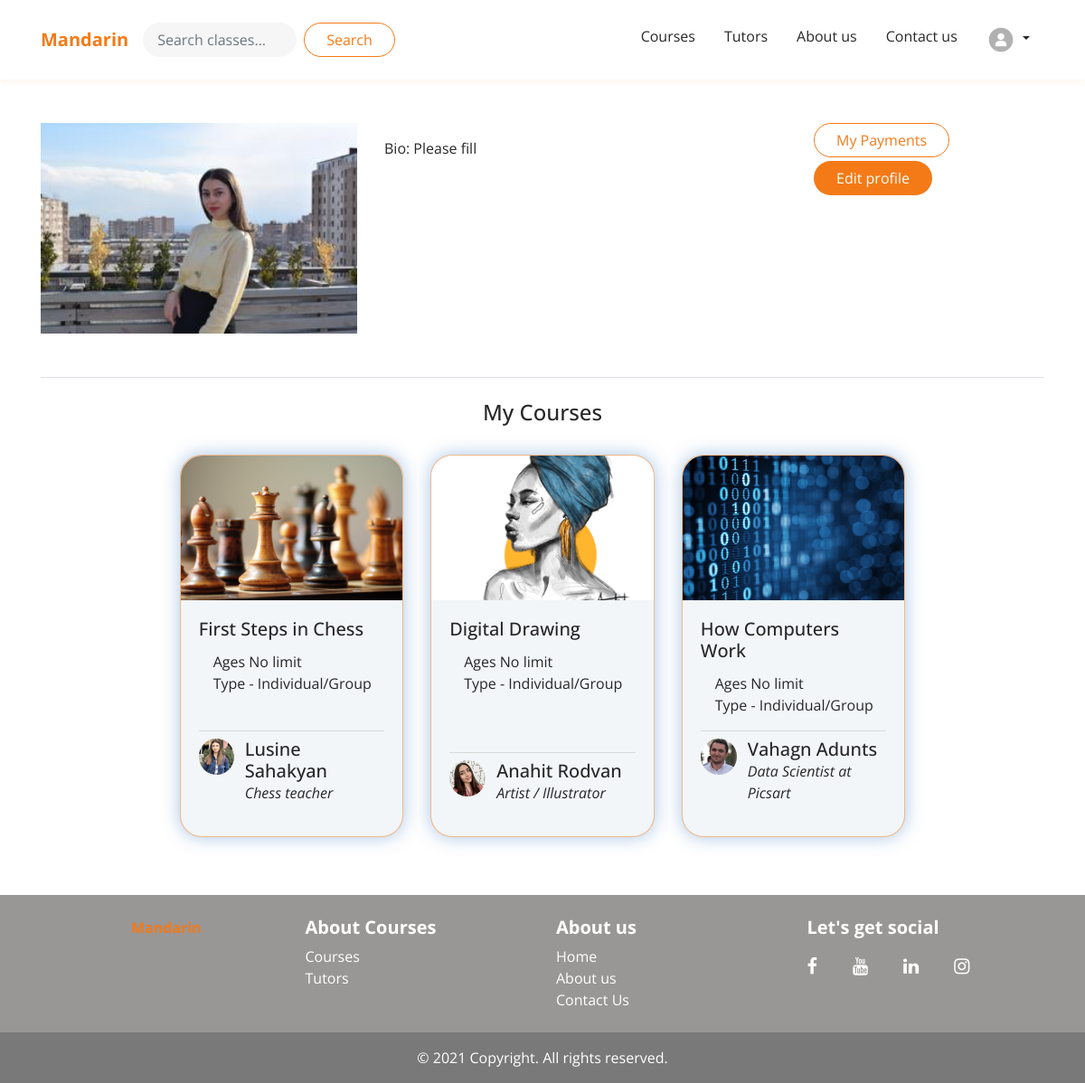
/profile/ (signed in), run on the app's committed database.
### users/models.py (models this page shows, shortened)
class User(AbstractUser):
    is_student = models.BooleanField(default=True)
    is_teacher = models.BooleanField(default=False)
    phone_number = models.CharField(max_length=50, null=True, blank=True)

class Student(models.Model):
    user = models.OneToOneField(User, on_delete=models.CASCADE)
    bio = models.CharField(null=True, blank=True, max_length=300)
    image = models.ImageField(upload_to='student_images/', default='avatar.gif')
    mandarins = models.IntegerField(null=True, default=0)
    description = models.TextField(null=True, blank=True)
    verified = models.BooleanField(default=False)

class Teacher(models.Model):
    user = models.OneToOneField(User, on_delete=models.CASCADE)
    bio = models.CharField(max_length=300, null=True, blank=True)
    description = models.TextField(null=True, blank=True)
    image = models.ImageField(upload_to='teachers_images/', default='avatar.gif')
    mandarins = models.IntegerField(null=True, default=0)
    verified = models.BooleanField(default=False)
    languages = models.TextField(null=True, blank=True)
    video_link = models.CharField(max_length=300, null=True, blank=True)

### courses/models.py (models this page shows, shortened)
class CourseParticipant(models.Model):
    course = models.ForeignKey(Course,on_delete=models.CASCADE)
    student = models.ForeignKey(Student,on_delete=models.CASCADE)
    ip = models.CharField(max_length=20, blank=True)
    create_at = models.DateTimeField(auto_now_add=True)
    update_at = models.DateTimeField(auto_now=True)

class Course(models.Model):
    name = models.CharField(max_length=200)
    subject = models.ForeignKey(Subject, on_delete=models.CASCADE)
    short_description = models.TextField(max_length=500)
    long_description = models.TextField(null=True, blank=True)
    individual = "Individual"
    group = "Group"
    both = "Individual/Group"
    ROOM_TYPES = (
        (individual, "Individual"),
        (group, "Group"),
        (both, "Individual/Group"),
    )
    room_type = models.CharField(max_length=25,
                             choices=ROOM_TYPES,
                             default="Individual")
    capacity = models.IntegerField(default=1)
    topics = models.TextField()
    video_link = models.CharField(max_length=300, null=True, blank=True)
    price_individual = models.FloatField(null=True, blank=True, default=15)
    price_group = models.FloatField(null=True, blank=True, default=10)
    teacher = models.ForeignKey(Teacher, on_delete=models.CASCADE)
    image = models.ImageField(upload_to='courses/')
    min_age_individual = models.IntegerField(null=True, blank=True)
    max_age_individual = models.IntegerField(null=True, blank=True)
    min_age_group = models.IntegerField(null=True, blank=True)
    max_age_group = models.IntegerField(null=True, blank=True)
    duration_individual = models.CharField(null=True, blank=True, max_length=300)
    duration_group = models.CharField(null=True, blank=True, max_length=300)
    class_per_week_individual = models.IntegerField(null=True, blank=True, default=1)
    class_per_week_group = models.IntegerField(null=True, blank=True, default=1)

### users/views.py (the view)
# urls.py: path('profile/', user_views.profile, name='profile'),
@login_required
def profile(request):
    if request.user.is_teacher:
        redirect_url = '/teacher/' + str(request.user.teacher.id)
        response = redirect(redirect_url)
        return response
    else:
        student_courses = CourseParticipant.objects.filter(student__user=request.user)
        return render(request, 'users/profile_student.html',{
            'student_courses': student_courses
        })

### users/templates/users/profile_student.html (shortened to what this page needs)
{% extends "base.html" %} {% load crispy_forms_tags %} {% block content %}
<div class="container py-5">
  <div class="position-relative border-bottom pb-5">
    <div class="row">
      <div class="col-lg-4 col-md-5 col-sm-12">
        <img class="account-img" src="{{ user.student.image.url }}" />
      </div>
      <div class="col-lg-5 col-md-5 col-sm-12 pt-2">
        {% if user.student.bio %}
          <p><strong>{{user.student.bio}}</strong> </p>
        {% else %}
          <p class="edit-link">Bio: <a href="{% url 'update_profile' %}">Please fill</a></p>
        {% endif %}
      </div>
	   <div class="col-lg-3 col-md-2 col-sm-12">
		<button class="btn main-button mb-1" type="submit">
		  <a href="{% url 'payments' %}">My Payments</a>
		</button>
	    <button class="btn secondary-button" type="submit">
		  <a href="{% url 'update_profile' %}"> Edit profile </a>
		</button>
	  </div>
    </div>
  </div>
  <div class="container">
    <h4 class="text-center py-4">My Courses</h4>
    <div class="row justify-content-center suggested-courses">
        {% for student_course in user.student.courseparticipant_set.all %}
        <div class="card col-lg-3 col-md-6 col-sm-6 col-xs-12 border-0">
          <div class="class-item">
            <a href="{% url 'course_detail' student_course.course.id %}">
              <img
                class="card-img-top"
                src="{{student_course.course.image.url}}"
                alt="Card image cap"
              />
              <div class="card-body">
                <h5 class="card-title">{{student_course.course.name}}</h5>
                <ul>
                  {% if student_course.course.min_age and student_course.course.max_age %}
                  <li>Ages {{student_course.course.min_age}}-{{student_course.course.max_age}}</li>
                  {% elif student_course.course.min_age %}
                  <li>Ages {{student_course.course.min_age}}+</li>
                  {% elif student_course.course.max_age %}
                  <li>Ages {{student_course.course.max_age}}+</li>
                  {% else %}
                  <li>Ages No limit</li>
                  {% endif %}
                  <li>Type - {{student_course.course.room_type}}</li>
                </ul>
                <div class="trainer-info">
                  <img
                    class="rounded-circle"
                    alt="tutor picture"
                    src="{{student_course.course.teacher.image.url}}"
                  />
                  <div class="trainer-detail">
                    <h5 class="m-0">{{student_course.course.teacher.user.get_full_name}}</h5>
                    <p class="font-italic">{{student_course.course.teacher.bio}}</p>
                  </div>
                </div>
              </div>
            </a>
          </div>
        </div>
      {% endfor %}
    </div>
  </div>
  {% endblock content %}

### courses/static/products/main.css (style rules this page uses)
* { box-sizing: border-box; }
body { font-family: 'Open sans'; color: #272727; font-size: 16px; position: relative; margin: 0; padding: 0; }
.container { position: relative; }
a, a:hover { color: #272727; text-decoration: none; }
.main-button { color: #f47a17; border: 1px solid #f47a17; border-radius: 20px; padding: 6px 24px; white-space: nowrap; }
.main-button a { color: #f47a17; }
.secondary-button { border-radius: 20px; background-color: #f47a17; color: #ffffff; padding: 6px 24px; white-space: nowrap; }
.secondary-button a { color: #ffffff; }
.corses-wrapper .card-img-top, .classes-section .card-img-top, .card-img-top { max-height: 160px; min-height: 160px; height: auto; object-fit: cover; border-top-right-radius: 24px; border-top-left-radius: 24px; }
.suggested-courses .card { padding-bottom: 16px; }
.corses-wrapper .card .trainer-info, .classes-section .card .trainer-info, .suggested-courses .card .trainer-info { border-top: 1px solid #d8d8d8; padding-top: 8px; display: flex; margin-top: auto; }
.corses-wrapper .card .trainer-info img, .classes-section .card .trainer-info img, .trainer-info img { width: 40px; height: 40px; margin-right: 12px; object-fit: cover; }
.classes-section .card .class-item, .suggested-courses .card .class-item { box-shadow: 0px 0px 20px rgba(7, 87, 182, 0.34); border-radius: 24px; background-color: #f2f6f9; border: 1px solid rgba(244, 122, 23, 0.5); height: 100%; }
.owl-item .card-body, .classes-section .card .class-item .card-body, .suggested-courses .card .class-item .card-body { height: calc(100% - 160px); display: flex; flex-direction: column; }
.owl-item .card-body ul, .classes-section .card .class-item .card-body ul, .suggested-courses .card .class-item .card-body ul { list-style-type: none; padding-left: 16px; }
.account-img { width: 100%; max-height: 300px; object-fit: cover; }

### data on the page
User: student.image (picture)
CourseParticipant: course.image (picture), course.name "First Steps in Chess", shows "Ages No limit", course.room_type "Individual/Group", course.teacher.image (picture), course.teacher.user.get_full_name "Lusine Sahakyan", course.teacher.bio "Chess teacher"
CourseParticipant: course.image (picture), course.name "Digital Drawing", shows "Ages No limit", course.room_type "Individual/Group", course.teacher.image (picture), course.teacher.user.get_full_name "Anahit Rodvan", course.teacher.bio "Artist / Illustrator"
CourseParticipant: course.image (picture), course.name "How Computers Work", shows "Ages No limit", course.room_type "Individual/Group", course.teacher.image (picture), course.teacher.user.get_full_name "Vahagn Adunts", course.teacher.bio "Data Scientist at Picsart"
